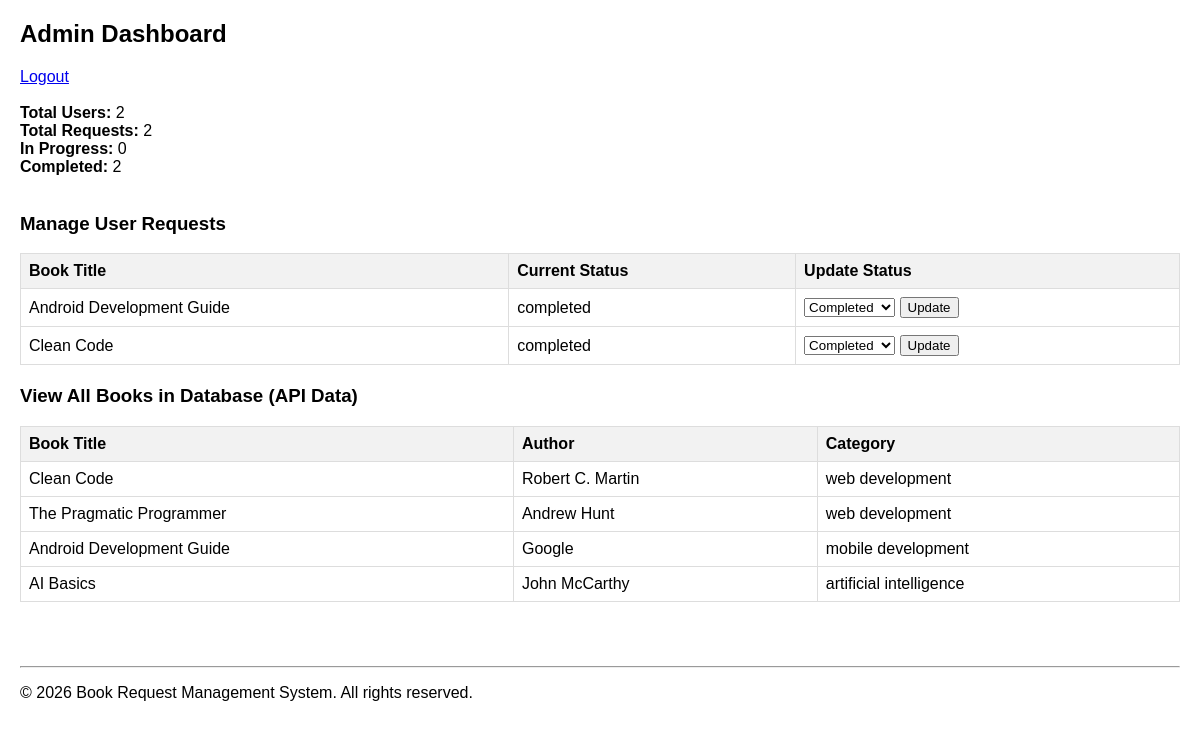
The page /admin/dashboard.php (signed in) on the database its author committed.
### tables this page shows
CREATE TABLE `book_requests` (
  `id` int(11) NOT NULL,
  `user_id` int(11) DEFAULT NULL,
  `book_title` varchar(255) DEFAULT NULL,
  `category` varchar(100) DEFAULT NULL,
  `status` varchar(50) DEFAULT 'pending'
);

CREATE TABLE `books` (
  `id` int(11) NOT NULL,
  `title` varchar(255) DEFAULT NULL,
  `author` varchar(255) DEFAULT NULL,
  `category` varchar(100) DEFAULT NULL
);

### admin/dashboard.php (the view, shortened to what this page needs)
<?php
require '../config/db.php';
include '../includes/header.php';
?>
<h2>Admin Dashboard</h2>
<a href="../logout.php">Logout</a><br><br>
<?php
echo "<strong>Total Users:</strong> " . $pdo->query("SELECT COUNT(DISTINCT user_id) FROM book_requests")->fetchColumn() . "<br>";
echo "<strong>Total Requests:</strong> " . $pdo->query("SELECT COUNT(*) FROM book_requests")->fetchColumn() . "<br>";
echo "<strong>In Progress:</strong> " . $pdo->query("SELECT COUNT(*) FROM book_requests WHERE status='in_progress'")->fetchColumn() . "<br>";
echo "<strong>Completed:</strong> " . $pdo->query("SELECT COUNT(*) FROM book_requests WHERE status='completed'")->fetchColumn() . "<br><br>";
$requestsData = $pdo->query("SELECT * FROM book_requests");
?>
<h3>Manage User Requests</h3>
<table>
    <tr>
        <th>Book Title</th>
        <th>Current Status</th>
        <th>Update Status</th>
    </tr>
    <?php foreach($requestsData as $row): ?>
    <tr>
        <td><?php echo htmlspecialchars($row['book_title']); ?></td>
        <td><?php echo htmlspecialchars($row['status']); ?></td>
        <td>
            <form method="POST" style="margin: 0;">
                <select name="status">
                    <option value="completed" <?php if($row['status']=='completed') echo 'selected'; ?>>Completed</option>
                </select>
                <button name="update">Update</button>
            </form>
        </td>
    </tr>
    <?php endforeach; ?>
</table>
<h3>View All Books in Database (API Data)</h3>
<?php
$booksData = $pdo->query("SELECT * FROM books");
?>
<table>
    <tr>
        <th>Book Title</th>
        <th>Author</th>
        <th>Category</th>
    </tr>
    <?php foreach($booksData as $book): ?>
    <tr>
        <td><?php echo htmlspecialchars($book['title']); ?></td>
        <td><?php echo htmlspecialchars($book['author']); ?></td>
        <td><?php echo htmlspecialchars($book['category']); ?></td>
    </tr>
    <?php endforeach; ?>
</table>
<?php include '../includes/footer.php'; ?>

### includes/header.php (shortened to what this page needs)
<!DOCTYPE html>
<html lang="en">
<head>
</head>
<body>

### includes/footer.php
<br><br>
    <hr>
    <p>&copy; <?php echo date("Y"); ?> Book Request Management System. All rights reserved.</p>
</body>
</html>

### includes/header.php (style rules this page uses)
body { font-family: Arial, sans-serif; margin: 20px; }
table { border-collapse: collapse; width: 100%; margin-bottom: 20px; }
th, td { border: 1px solid #ddd; padding: 8px; text-align: left; }
th { background-color: #f2f2f2; }

### rows shown on the page
book_requests: book_title "Android Development Guide", status "completed", status "Completed"
book_requests: book_title "Clean Code", status "completed", status "Completed"
books: title "Clean Code", author "Robert C. Martin", category "web development"
books: title "The Pragmatic Programmer", author "Andrew Hunt", category "web development"
books: title "Android Development Guide", author "Google", category "mobile development"
books: title "AI Basics", author "John McCarthy", category "artificial intelligence"

### other values the page prints
$pdo->query("SELECT COUNT(*) FROM book_requests")->fetchColumn() "2"
